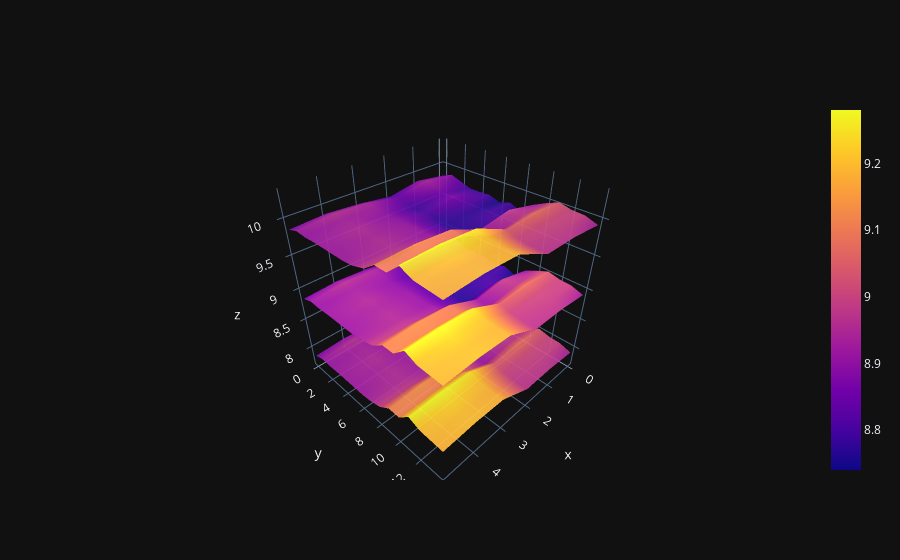

Notebook cell for this chart:
### Code cell
z1 = np.array([
    [8.83,8.89,8.81,8.87,8.9,8.87],
    [8.89,8.94,8.85,8.94,8.96,8.92],
    [8.84,8.9,8.82,8.92,8.93,8.91],
    [8.79,8.85,8.79,8.9,8.94,8.92],
    [8.79,8.88,8.81,8.9,8.95,8.92],
    [8.8,8.82,8.78,8.91,8.94,8.92],
    [8.75,8.78,8.77,8.91,8.95,8.92],
    [8.8,8.8,8.77,8.91,8.95,8.94],
    [8.74,8.81,8.76,8.93,8.98,8.99],
    [8.89,8.99,8.92,9.1,9.13,9.11],
    [8.97,8.97,8.91,9.09,9.11,9.11],
    [9.04,9.08,9.05,9.25,9.28,9.27],
    [9,9.01,9,9.2,9.23,9.2],
    [8.99,8.99,8.98,9.18,9.2,9.19],
    [8.93,8.97,8.97,9.18,9.2,9.18]
])

z2 = z1 + 1
z3 = z1 - 1

fig2 = go.Figure(data=[
    go.Surface(z=z1),
    go.Surface(z=z2, showscale=False, opacity=0.9),
    go.Surface(z=z3, showscale=False, opacity=0.9)

])
fig2.update_layout(template='plotly_dark')
fig2.show()
